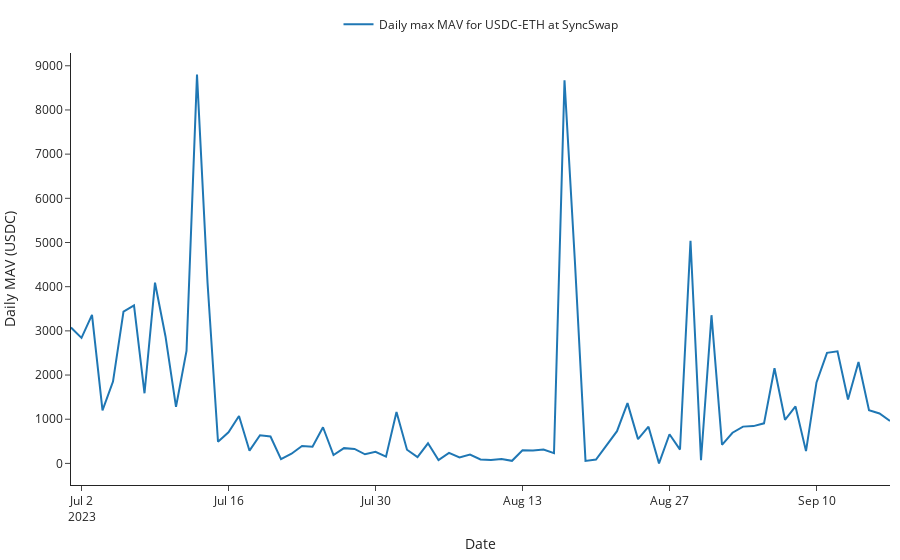

The code cell stored with this chart in its notebook:
### Code cell
fig = go.Figure(layout=layout)

fig.add_trace(go.Scatter(x=df_per_day.index,
                            y=df_per_day['max_MAV_0'].astype(
                                float),
                            mode='lines',
                            name = f'Daily max MAV for {token0}-{token1} at {exchange_name}'))

fig.update_layout(xaxis_title='Date',
                    yaxis_title=f'Daily MAV ({token0})', showlegend=True,
                    legend=dict(xanchor='center', x=0.5, y=1.10, orientation='h'),)
#fig.write_image(f"./plots/{contract_name}_{event_name}.pdf")
fig.show()
